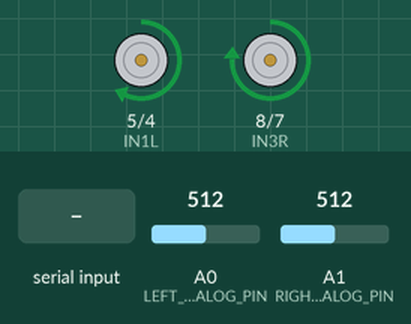
A sketch run on a simulated Arduino Mega 2560, built with avr-gcc and run on an emulated ATmega2560. On the bench: motor-driver pin pairs drawn as motors (green arrow = first pin HIGH = forward, orange = second pin HIGH = backward, longer = more drive, scaled by the enable pin). The test bench sets the inputs (shaded band); at power-on: A0 (LEFT_ANALOG_PIN) = 512, A1 (RIGHT_ANALOG_PIN) = 512.

Above: at 15.2 s.
At 16.2 s:
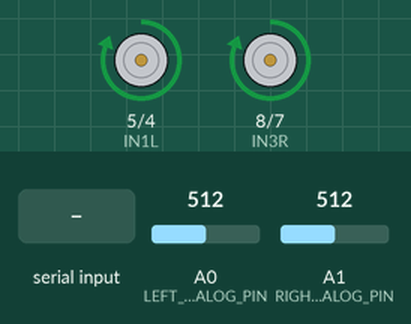
16.3 s: "STOP\n" received over the second serial link
At 17.2 s:
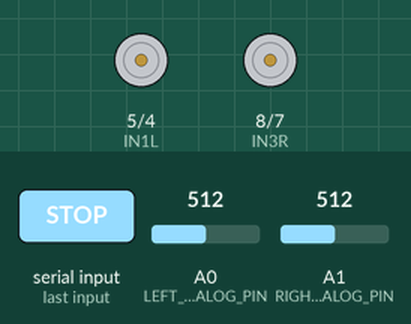
Timing chart, 0 to 19.3 s (numbered marks = the images above; inputs shaded):
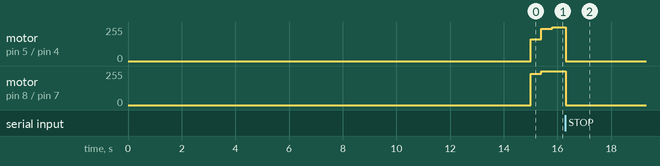

Measured:
- after the input at 16.3 s, motor on pin 5 (IN1L) / pin 4 (IN2L), motor on pin 8 (IN3R) / pin 7 (IN4R): forward 255/255 → stopped at once

The sketch:

robot_3_velocity_pid.ino
```cpp
#include <Arduino.h>

// --- Motor Driver Pins ---
const int ENAL = 10;
const int IN1L = 5;
const int IN2L = 4;

const int ENAR = 9;
const int IN3R = 8;
const int IN4R = 7;

// --- Encoder Pins (Analog Read) ---
const int LEFT_ANALOG_PIN = A0;
const int RIGHT_ANALOG_PIN = A1;
const int THRESHOLD = 500;
const int PPR = 8;

// --- Encoder state ---
int prevLeft = 0, prevRight = 0;
long pulsesLeft = 0, pulsesRight = 0;
float currentRPM_Left = 0.0, currentRPM_Right = 0.0;

// --- PID Variables ---
float targetRPM_Left = 93.75, targetRPM_Right = 112.5;

// --- PID tuning ---
float Kp_L = 0.7, Kd_L = 0.25;
float Kp_R = 1.0, Kd_R = 0.25;

float error_Left = 0.0, prevError_Left = 0.0, derivative_Left = 0.0;
float error_Right = 0.0, prevError_Right = 0.0, derivative_Right = 0.0;

float outputPWM_Left = 0.0, outputPWM_Right = 0.0;

// --- Regression Feedforward ---
const float REGRESSION_SLOPE_L = 0.7528;
const float REGRESSION_INTERCEPT_L = 10.2685;

const float REGRESSION_SLOPE_R = 0.7180;
const float REGRESSION_INTERCEPT_R = 11.3389;

// --- Limits ---
const int MAX_PWM = 255;
const int MIN_EFFECTIVE_PWM = 50;
const int MIN_PWM = 0;

// --- Timers ---
unsigned long lastPIDTime = 0;
unsigned long lastRPMTime = 0;
const unsigned long PID_INTERVAL = 400; // ms

void setup() {
  Serial1.begin(9600);
  Serial1.println("Edge-based Analog Encoder PID System Ready");

  // Motor setup
  pinMode(ENAL, OUTPUT); pinMode(IN1L, OUTPUT); pinMode(IN2L, OUTPUT);
  pinMode(ENAR, OUTPUT); pinMode(IN3R, OUTPUT); pinMode(IN4R, OUTPUT);

  pinMode(LEFT_ANALOG_PIN, INPUT);
  pinMode(RIGHT_ANALOG_PIN, INPUT);

  delay(15000);  // Optional delay before motion
}

void loop() {
  unsigned long now = millis();

  // --- Rising edge detection ---
  int leftVal = analogRead(LEFT_ANALOG_PIN);
  int rightVal = analogRead(RIGHT_ANALOG_PIN);

  if (leftVal > THRESHOLD && prevLeft <= THRESHOLD) pulsesLeft++;
  if (rightVal > THRESHOLD && prevRight <= THRESHOLD) pulsesRight++;

  prevLeft = leftVal;
  prevRight = rightVal;

  // --- RPM calculation every 1000 ms ---
  if (now - lastRPMTime >= PID_INTERVAL) {
    currentRPM_Left = (float)pulsesLeft / PPR / (PID_INTERVAL / 60000.0);
    currentRPM_Right = (float)pulsesRight / PPR / (PID_INTERVAL / 60000.0);

    // Serial1.print("RPM_Left: ");
    Serial1.print(now);
    Serial1.print(",");
    Serial1.print(currentRPM_Left);
    Serial1.print(",");
    Serial1.print((int)outputPWM_Left);

    Serial1.print(",");
    Serial1.print(currentRPM_Right);
    Serial1.print(",");
    Serial1.println((int)outputPWM_Right);

    pulsesLeft = 0;
    pulsesRight = 0;
    lastRPMTime = now;
  }

  // --- PID control every 200 ms ---
  if (now - lastPIDTime >= PID_INTERVAL) {
    float deltaTime = (now - lastPIDTime) / 1000.0;
    lastPIDTime = now;

    // --- Left Motor PID ---
    error_Left = targetRPM_Left - currentRPM_Left;
    derivative_Left = (error_Left - prevError_Left) / deltaTime;
    prevError_Left = error_Left;

    float basePWM_L = (targetRPM_Left - REGRESSION_INTERCEPT_L) / REGRESSION_SLOPE_L;
    if (outputPWM_Left == 0.0 && targetRPM_Left > 0) {
      outputPWM_Left = basePWM_L;
      Serial1.print("base pwm: ");
      Serial1.println(outputPWM_Left);
    }

    outputPWM_Left += Kp_L * error_Left + Kd_L * derivative_Left;
    outputPWM_Left = constrain(outputPWM_Left, MIN_PWM, MAX_PWM);
    if (targetRPM_Left > 0 && outputPWM_Left < MIN_EFFECTIVE_PWM) outputPWM_Left = MIN_EFFECTIVE_PWM;
    if (targetRPM_Left == 0) outputPWM_Left = 0;

    // --- Right Motor PID ---
    error_Right = targetRPM_Right - currentRPM_Right;
    derivative_Right = (error_Right - prevError_Right) / deltaTime;
    prevError_Right = error_Right;

    float basePWM_R = (targetRPM_Right - REGRESSION_INTERCEPT_R) / REGRESSION_SLOPE_R;
    if (outputPWM_Right == 0.0 && targetRPM_Right > 0) outputPWM_Right = basePWM_R;

    outputPWM_Right += Kp_R * error_Right + Kd_R * derivative_Right;
    outputPWM_Right = constrain(outputPWM_Right, MIN_PWM, MAX_PWM);
    if (targetRPM_Right > 0 && outputPWM_Right < MIN_EFFECTIVE_PWM) outputPWM_Right = MIN_EFFECTIVE_PWM;
    if (targetRPM_Right == 0) outputPWM_Right = 0;

    // --- Apply Motor Outputs (Forward Motion) ---
    digitalWrite(IN1L, HIGH); digitalWrite(IN2L, LOW);
    analogWrite(ENAL, (int)outputPWM_Left);

    digitalWrite(IN3R, HIGH); digitalWrite(IN4R, LOW);
    analogWrite(ENAR, (int)outputPWM_Right);
  }

  // --- Bluetooth STOP command ---
  if (Serial1.available()) {
    String cmd = Serial1.readStringUntil('\n');
    cmd.trim();
    if (cmd == "STOP") {
      targetRPM_Left = 0; targetRPM_Right = 0;
      outputPWM_Left = 0; outputPWM_Right = 0;
      analogWrite(ENAL, 0); analogWrite(ENAR, 0);
      digitalWrite(IN1L, LOW); digitalWrite(IN2L, LOW);
      digitalWrite(IN3R, LOW); digitalWrite(IN4R, LOW);
      Serial1.println("Motors STOPPED by Bluetooth");
    }
  }
}
```
